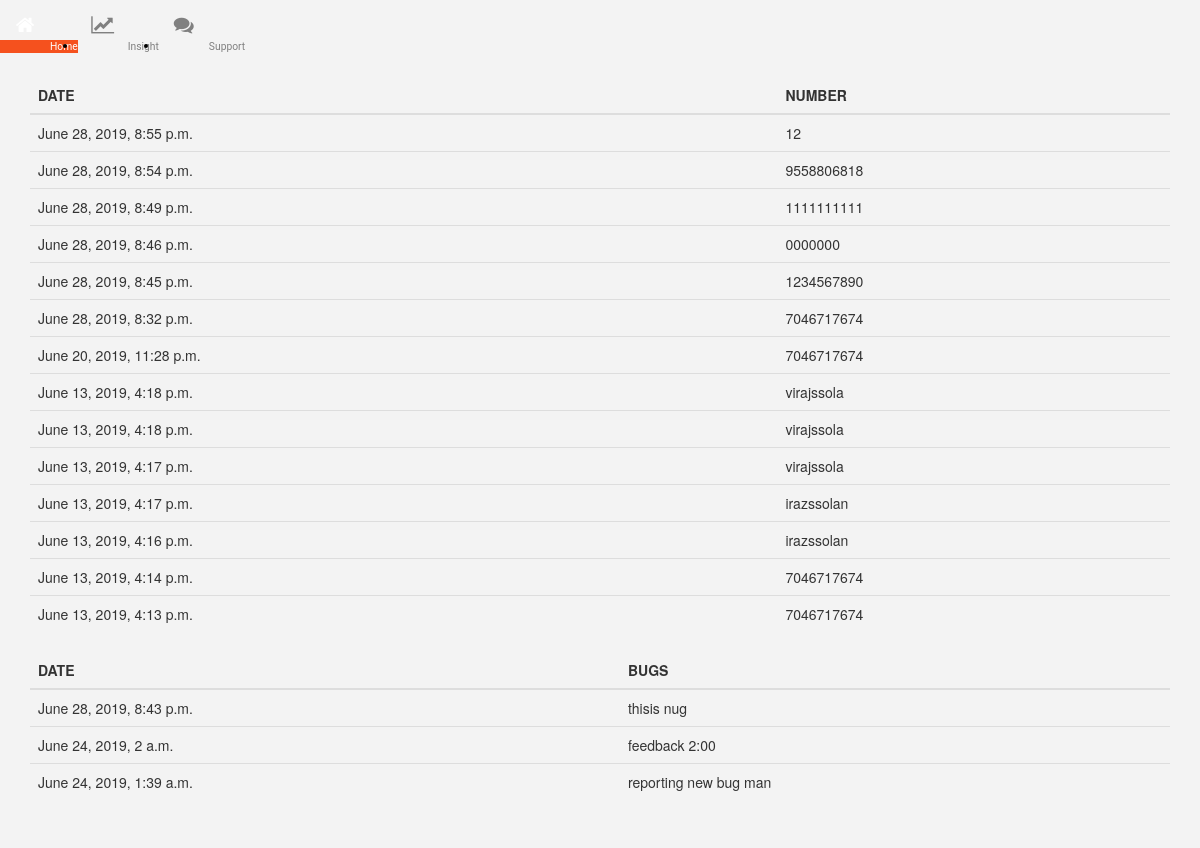
The app's page /order/numbers/ (signed in) with its own data.
### order/models.py (models this page shows)
class Number(models.Model):
	date_posted = models.DateTimeField(default=timezone.now)
	number = models.CharField(max_length=10, blank=True)
	def __str__(self):
		return self.number

class Bugs(models.Model):
	date_posted = models.DateTimeField(default=timezone.now)
	bugs = models.TextField(max_length=150)
	def __str__(self):
		return self.bugs

### order/views.py (the view)
# urls.py: path('numbers/', views.numbers, name='numbers'),
@login_required
def numbers(request):
	numbers = Number.objects.all().order_by('-date_posted')
	bugs = Bugs.objects.all().order_by('-date_posted')
	context = locals()
	return render(request, 'order/numbers.html', context)

### order/templates/order/numbers.html (shortened to what this page needs)
{% extends "blog/base.html" %}
{% block content %}
        <div class="container">
            <table class="table table-hover">
              <thead>
                <tr>
                  <th>DATE</th>
                  <th>NUMBER</th>
                </tr>
              </thead>
              {% for i in numbers %}
                <tr>
                  <td>{{ i.date_posted }}</td>
                  <td>{{ i}}</td>
                </tr>
             {% endfor %}
            </table>
        </div>
        <div class="container">
          <table class="table table-hover">
            <thead>
              <tr>
                <th>DATE</th>
                <th>BUGS</th>
              </tr>
            </thead>
            {% for i in bugs %}
              <tr>
                <td>{{ i.date_posted }}</td>
                <td>{{ i }}</td>
              </tr>
           {% endfor %}
          </table>
        </div>
{% endblock content %}

### blog/static/blog/main.css (style rules this page uses)
body { background-color: #f3f3f3; }

### records on screen
Number: date_posted "June 28, 2019, 8:55 p.m.", number "12"
Number: date_posted "June 28, 2019, 8:54 p.m.", number "9558806818"
Number: date_posted "June 28, 2019, 8:49 p.m.", number "1111111111"
Number: date_posted "June 28, 2019, 8:46 p.m.", number "0000000"
Number: date_posted "June 28, 2019, 8:45 p.m.", number "1234567890"
Number: date_posted "June 28, 2019, 8:32 p.m.", number "7046717674"
Number: date_posted "June 20, 2019, 11:28 p.m.", number "7046717674"
Number: date_posted "June 13, 2019, 4:18 p.m.", number "virajssola"
Number: date_posted "June 13, 2019, 4:18 p.m.", number "virajssola"
Number: date_posted "June 13, 2019, 4:17 p.m.", number "virajssola"
Number: date_posted "June 13, 2019, 4:17 p.m.", number "irazssolan"
Number: date_posted "June 13, 2019, 4:16 p.m.", number "irazssolan"
Number: date_posted "June 13, 2019, 4:14 p.m.", number "7046717674"
Number: date_posted "June 13, 2019, 4:13 p.m.", number "7046717674"
Bugs: date_posted "June 28, 2019, 8:43 p.m.", bugs "thisis nug"
Bugs: date_posted "June 24, 2019, 2 a.m.", bugs "feedback 2:00"
Bugs: date_posted "June 24, 2019, 1:39 a.m.", bugs "reporting new bug man"
